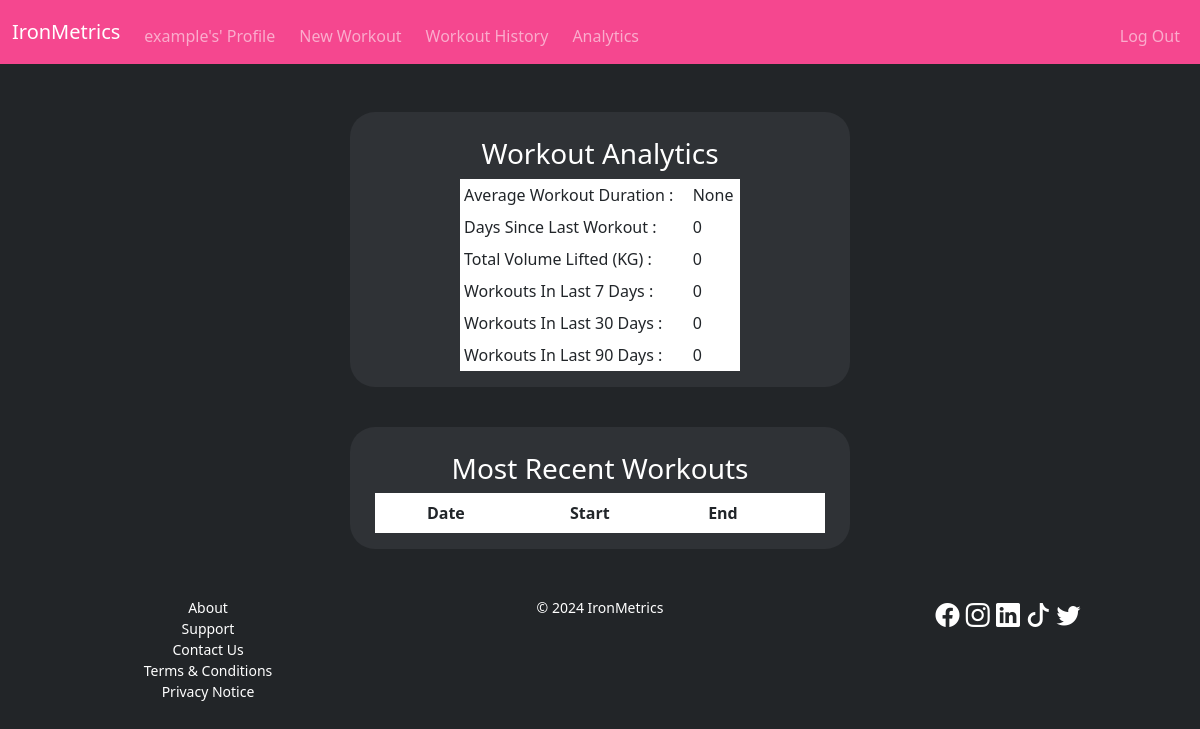
The page / (signed in) on the database as committed earlier.
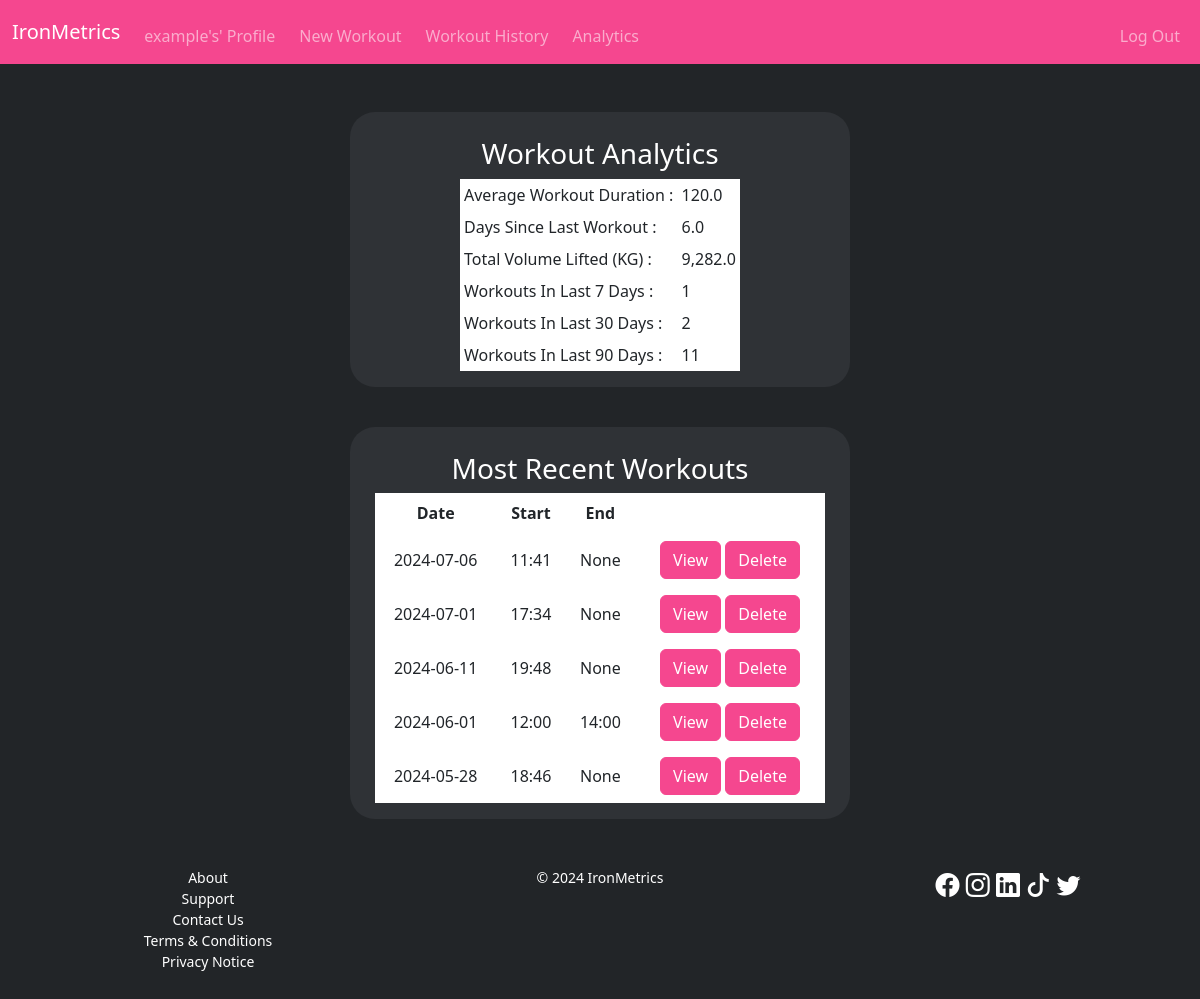
The same page on the database as committed later.
### tables this page shows
CREATE TABLE workout (
	id INTEGER PRIMARY KEY AUTOINCREMENT NOT NULL,
	user_id INTEGER NOT NULL,
	date TEXT NOT NULL,
	start_time TEXT,
	end_time TEXT,
	name TEXT,
	note TEXT,
	FOREIGN KEY (user_id) REFERENCES user (id)
	ON UPDATE CASCADE
	ON DELETE CASCADE
);

### app.py (the view)
@app.route("/", methods=["GET", "POST"])
@login_required
def index():
    user_id = session.get("user_id", None)
    workout_history = db.execute("SELECT * FROM workout WHERE user_id = ? ORDER BY date DESC, start_time DESC LIMIT 5;", user_id)
    avg_workout_duration_min = db.execute("""
                                            WITH durations AS (
                                            SELECT date, time(end_time, "-"||strftime('%H', start_time)||" hours", "-"||strftime('%M', start_time)||" minutes") workout_duration
                                            FROM workout
                                            WHERE user_id = ?
                                            AND end_time IS NOT NULL
                                            AND start_time IS NOT NULL)

                                            SELECT AVG((strftime('%H', workout_duration)*60)+strftime('%M', workout_duration)) avg_workout_duration_min FROM durations;
                                            """, user_id)[0]["avg_workout_duration_min"]
    try:
        days_since_last_workout = db.execute("""
                                                SELECT (JULIANDAY(date('now'))-JULIANDAY(date)) AS days_since_last_workout
                                                FROM workout WHERE user_id = ? ORDER BY date DESC LIMIT 1;
                                                """, user_id)[0]["days_since_last_workout"]
    except:
        days_since_last_workout = 0
    workouts_last_7_days = db.execute("""
                                            SELECT COUNT(*) AS workouts_last_7_days
                                            FROM workout WHERE user_id = ? AND date > DATE(JULIANDAY('now')-7);
                                        """, user_id)[0]["workouts_last_7_days"]
    workouts_last_30_days = db.execute("""
                                            SELECT COUNT(*) AS workouts_last_30_days
                                            FROM workout WHERE user_id = ? AND date > DATE(JULIANDAY('now')-30);
                                        """, user_id)[0]["workouts_last_30_days"]
    workouts_last_90_days = db.execute("""
                                            SELECT COUNT(*) AS workouts_last_90_days
                                            FROM workout WHERE user_id = ? AND date > DATE(JULIANDAY('now')-90);
                                        """, user_id)[0]["workouts_last_90_days"]
    total_volume_lifted = db.execute("""
                                        SELECT SUM(reps*weight_kg) AS total_volume_lifted
                                        FROM workout a
                                        JOIN workout_set b ON a.id=b.workout_id
                                        JOIN exercise c ON b.exercise_id=c.id
                                        WHERE a.user_id = ?;
                                    """, user_id)[0]["total_volume_lifted"]
    dashboard = dict()
    dashboard["avg_workout_duration_min"] = avg_workout_duration_min
    dashboard["days_since_last_workout"] = days_since_last_workout
    dashboard["workouts_last_7_days"] = workouts_last_7_days
    dashboard["workouts_last_30_days"] = workouts_last_30_days
    dashboard["workouts_last_90_days"] = workouts_last_90_days
    try:
        dashboard["total_volume_lifted"] = "{:,}".format(total_volume_lifted)
    except:
        dashboard["total_volume_lifted"] = 0
    if request.method == "POST":
        if "edit-workout-id" in request.form:
            workout_id = request.form.get("edit-workout-id", None)
            session["workout_id"] = workout_id
            return redirect(url_for("editworkout"))
    return render_template("index.html", workout_history=workout_history, dashboard=dashboard)

### app.py (called while the page is built)
@app.after_request
def after_request(response):
    response.headers["Cache-Control"] = "no-cache, no-store, must-revalidate"
    response.headers["Expires"] = 0
    response.headers["Pragma"] = "no-cache"
    return response

### helpers.py (called while the page is built)
def login_required(f):
    @wraps(f)
    def decorated_function(*args, **kwargs):
        if session.get("user_id") is None:
            return redirect(url_for("login"))
        return f(*args, **kwargs)
    return decorated_function

### templates/index.html (shortened to what this page needs)
{% extends "base.html" %}
{% block head %}
    <link rel="stylesheet" href="static/index.css">
{% endblock %}
{% block main %}
<div class="container text-center mb-3 analytics-wrapper">
    <div class="analytics-table-wrapper secondary-color-background">
        <h3>Workout Analytics</h3>
        <table class="table table-sm text-white analytics-table">
            <tbody>
                <tr>
                    <td>
                        Average Workout Duration
                    </td>
                    <td>
                        {{ dashboard.avg_workout_duration_min }}
                    </td>
                </tr>
                <tr>
                    <td>
                        Days Since Last Workout
                    </td>
                    <td>
                        {{ dashboard.days_since_last_workout }}
                    </td>
                </tr>
                <tr>
                    <td>
                        Total Volume Lifted (KG)
                    </td>
                    <td>
                        {{ dashboard.total_volume_lifted }}
                    </td>
                </tr>
                <tr>
                    <td>
                        Workouts In Last 7 Days
                    </td>
                    <td>
                        {{ dashboard.workouts_last_7_days }}
                    </td>
                </tr>
                <tr>
                    <td>
                        Workouts In Last 30 Days
                    </td>
                    <td>
                        {{ dashboard.workouts_last_30_days }}
                    </td>
                </tr>
                <tr>
                    <td>
                        Workouts In Last 90 Days
                    </td>
                    <td>
                        {{ dashboard.workouts_last_90_days }}
                    </td>
                </tr>
            </tbody>
        </table>
    </div>
</div>
<br>
<div class="container recent-workouts-wrapper">
    <div class="recent-workouts-table-wrapper secondary-color-background">
        <h3>Most Recent Workouts</h3>
        <table class="table text-white recent-workouts-table">
            <thead>
                <tr>
                    <th>Date</th>
                    <th>Start</th>
                    <th>End</th>
                    <th></th>
                </tr>
            </thead>
            <tbody>
                {% for workout in workout_history %}
                    <tr>
                        <td>{{ workout.date }}</td>
                        <td>{{ workout.start_time }}</td>
                        <td>{{ workout.end_time }}</td>
                        <td>
                            <form action="/" method="post" style="display: inline;" id="edit-workout{{ workout.id }}">
                                <button type="submit" form="edit-workout{{ workout.id }}" class="btn btn-tertiary-color">View</button>
                            </form>
                            <form action="/deleteworkout" method="post" id="delete-workout{{ workout.id }}" onsubmit="return confirm('Irreversibly delete workout?')" style="display: inline;">
                                <button type="submit" form="delete-workout{{ workout.id }}" class="btn btn-tertiary-color">Delete</button>
                            </form>
                        </td>
                    </tr>
                {% endfor %}
            </tbody>
        </table>
    </div>
</div>
{% endblock %}

### templates/base.html (shortened to what this page needs)
<!DOCTYPE html>
<html lang="en">
    <head>
        <link href="https://cdn.jsdelivr.net/npm/bootstrap@5.3.0-alpha3/dist/css/bootstrap.min.css" rel="stylesheet">
        <link rel="stylesheet" href="https://cdn.jsdelivr.net/npm/bootstrap-icons@1.10.5/font/bootstrap-icons.css">
        <link rel="stylesheet" href="static/style.css">
         {% block head %}{% endblock %}
    </head>
    <body>
        <nav class="navbar navbar-expand-lg bg-tertiary-color" data-bs-theme="dark">
            <div class="container-fluid">
                <a class="navbar-brand" href="/"><span>IronMetrics</span></a>
                <div class="collapse navbar-collapse" id="navbar">
                    {% if session["user_id"] %}
                        <ul class="navbar-nav me-2 mt-2">
                            <li class="nav-item"><a class="nav-link" href="/profile">{{ session["user_name"] }}'s' Profile</a></li>
                        </ul>
                        <ul class="navbar-nav me-2 mt-2">
                            <li class="nav-item"><a class="nav-link" href="/createworkout">New Workout</a></li>
                        </ul>
                        <ul class="navbar-nav me-2 mt-2">
                            <li class="nav-item"><a class="nav-link" href="/workouthistory">Workout History</a></li>
                        </ul>
                        <ul class="navbar-nav me-2 mt-2">
                            <li class="nav-item"><a class="nav-link" href="/workoutanalytics">Analytics</a></li>
                        </ul>
                        <ul class="navbar-nav ms-auto mt-2">
                            <li class="nav-item"><a class="nav-link" href="/logout">Log Out</a></li>
                        </ul>
                    {% endif %}
                </div>
            </div>
        </nav>
        <main class="container-fluid py-5 text-center">
            {% block main %}{% endblock %}
        </main>
        <footer class="mb-5 small text-center">
            <div>
                <div class="row">
                    <div class="col">
                        <ul class="footer-links-list">
                            <li>About</li>
                            <li>Support</li>
                            <li>Contact Us</li>
                            <li>Terms & Conditions</li>
                            <li>Privacy Notice</li>
                        </ul>
                    </div>
                    <div class="col">
                        © 2024 IronMetrics
                    </div>
                    <div class="col" style="font-size: x-large;">
                        <i class="bi bi-facebook"></i>
                        <i class="bi bi-instagram"></i>
                        <i class="bi bi-linkedin"></i>
                        <i class="bi bi-tiktok"></i>
                        <i class="bi bi-twitter"></i>
                    </div>
                </div>
            </div>
        </footer>
    </body>
</html>

### static/style.css (style rules this page uses)
:root { --primary-color:#222528; --secondary-color: #2f3236; --tertiary-color:#f5478f; --text-color: #FFFFFF; }
body { background: var(--primary-color); color: var(--text-color); }
.footer-links-list { list-style: none; }
.bg-tertiary-color { background: var(--tertiary-color); }
.secondary-color-background { border-radius: 25px; background-color: var(--secondary-color) }
.btn-tertiary-color { --test1: #cf3f7b; --test2: #f5478f; --bs-btn-color: #fff; --bs-btn-bg: var(--tertiary-color); --bs-btn-border-color: var(--tertiary-color); --bs-btn-hover-color: #fff; --bs-btn-hover-bg: #cf3f7b; --bs-btn-hover-border-color: #c03870; --bs-btn-focus-shadow-rgb: 60, 153, 110; --bs-btn-active-color: #fff; --bs-btn-active-bg: #c03870; --bs-btn-active-border-color: #a83464; --bs-btn-active-shadow: inset 0 3px 5px rgba(0, 0, 0, 0.125); --bs-btn-disabled-color: #fff; --bs-btn-disabled-bg: var(--tertiary-color); --bs-btn-disabled-border-color: var(--tertiary-color); }

### static/index.css (style rules this page uses)
tr * { border-style: none; }
.analytics-wrapper { display: flex; flex-direction: column; align-items: center; }
.analytics-table-wrapper { display: flex; flex-direction: column; justify-content: center; align-items: center; width: 500px; }
.analytics-table { max-width: 280px; }
.analytics-table tr td:nth-child(1) { text-align: left; }
.analytics-table tr td:nth-child(1):after { content: ":" }
.analytics-table tr td:nth-child(2) { text-align: left; }
.recent-workouts-wrapper { display: flex; flex-direction: column; align-items: center; }
.recent-workouts-table-wrapper { display: flex; flex-direction: column; justify-content: center; align-items: center; width: 500px; }
.recent-workouts-table { max-width: 450px; }
.recent-workouts-table tr td:nth-child(1), .recent-workouts-table tr td:nth-child(2), .recent-workouts-table tr td:nth-child(3) { vertical-align: middle; }
h3 { margin-top: 25px; }
table { margin-bottom: 25px; }

Rows that differ between the two databases and show on the page:
added workout: date "2024-07-06", start_time "11:41", end_time "None"
added workout: date "2024-07-01", start_time "17:34", end_time "None"
added workout: date "2024-06-11", start_time "19:48", end_time "None"
added workout: date "2024-06-01", start_time "12:00", end_time "14:00"
added workout: date "2024-05-28", start_time "18:46", end_time "None"
Other text that changed with them:
{{ dashboard.avg_workout_duration_min }}: "None" → "120.0"
{{ dashboard.days_since_last_workout }}: "0" → "6.0"
{{ dashboard.total_volume_lifted }}: "0" → "9,282.0"
{{ dashboard.workouts_last_7_days }}: "0" → "1"
{{ dashboard.workouts_last_30_days }}: "0" → "2"
{{ dashboard.workouts_last_90_days }}: "0" → "11"
